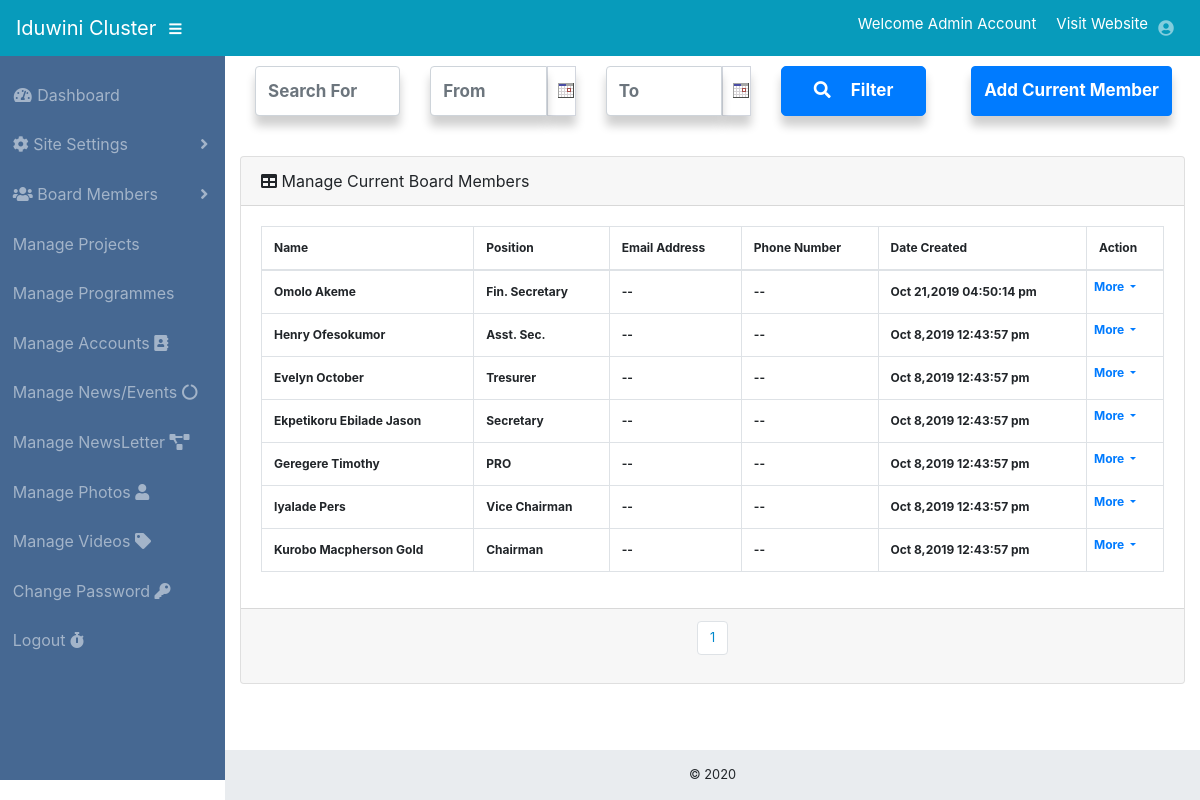
The page /webcontrol/current_members.php (signed in) on the database its author committed.
### tables this page shows
CREATE TABLE `current_staff` (
  `id` int(11) NOT NULL,
  `name` text NOT NULL,
  `position` text NOT NULL,
  `email` varchar(255) NOT NULL,
  `phone` varchar(200) NOT NULL,
  `created_at` datetime NOT NULL DEFAULT CURRENT_TIMESTAMP
);

### function.php (called while the page is built, shortened)
<?php
function detail($details){
	 require("config.php");
	$query3=$conn->query("SELECT $details FROM login WHERE email =\"$_SESSION[detail]\"");
	$result=$query3->fetch_object()->$details;
	return $result;
}
?>

### last_seen.php (called while the page is built, shortened)
<?php
function read_able($ttime){
    return date("M j,Y h:i:s a",strtotime($ttime));
}
?>

### webcontrol/current_members.php (the view, shortened to what this page needs)
<?php
require("../config.php");
require("../function.php");
?>
<!DOCTYPE html>
<html lang="en">
<head>
<?php include("styles.php"); ?>
</head>
<body id="page-top">
 <?php include("header.php"); ?>
  <div id="wrapper">
  <?php include("aside.php"); ?>
    <div id="content-wrapper">
      <div class="container-fluid">
      <div class="row">
      <div class="col-md-9">
      <form method="post" action="current_filter" id="tarp">
               <div class="col-md-3" style="float:left;">
                 <div class="form-group">
                   <input type="text" placeholder="Search For" name="pro_name" value="<?php if(isset($_GET['pro_name'])){echo $_GET['pro_name'];} ?>" class="form-control it">
                 </div>
               </div>
               <div class="col-md-3" style="float:left;">
                 <div class="form-group input-group">
 									<input class="form-control datepicker form-control-email it" placeholder="From" name="date" type="text" value="<?php if(isset($_GET['start'])){echo $_GET['start'];} ?>" required>
 									<span class="input-group-addon sweep"><img class="dater" src="../shared/datepicker/cal.gif" name="date"></span>
 								</div>
               </div>
               <div class="col-md-3" style="float:left;">
                 <div class="form-group input-group">
 									<input class="form-control datepicker2 form-control-email it" placeholder="To" name="date2" type="text" value="<?php if(isset($_GET['end'])){echo $_GET['end'];} ?>" required>
 									<span class="input-group-addon sweep2"><img class="dater2" src="../shared/datepicker/cal.gif" name="date"></span>
 								</div>
               </div>
               <div class="col-md-3 text-right" style="float:left;">
                 <button type="submit" name="gfsa" id="gdate" style="border-radius:5px;" class="btn btn-primary btn-block it"><i class="fa fa-search" style="margin-right:20px;"></i>Filter</button>
               </div>
             </form>
      </div>
      <div class="col-md-3 "><button class="btn btn-primary it" data-toggle="modal" data-target="#add">Add Current Member</button>
      </div>
             </div>
      <br>
 <div class="card mb-3">
          <div class="card-header">
            <i class="fas fa-table"></i>
            Manage Current Board Members</div>
          <div class="card-body">
            <div class="table-responsive">
              <table class="table table-bordered" id="dataTable" width="100%" cellspacing="0">
                <thead>
                  <tr>
                  <th>Name</th>
                    <th>Position</th>
                    <th>Email Address</th>
                    <th>Phone Number</th>
                    <th>Date Created</th>
                    <th colspan="3">Action</th>
                  </tr>
                </thead>
                <tbody>
<?php
 $per_page=20;
 if(isset($_GET['pro_name']) && isset($_GET['start']) && isset($_GET['end'])){
  $sname=$_GET['pro_name'];
  $sstart=$_GET['start'];
  $send=$_GET['end'];
  $count_all=$conn->query("select count(*) from current_staff where name LIKE '%$sname%' AND created_at>='$sstart' AND created_at<='$send' OR position LIKE '%$sname%' AND created_at>='$sstart' AND created_at<='$send' OR email LIKE '%$sname%' AND created_at>='$sstart' AND created_at<='$send' OR phone LIKE '%$sname%' AND created_at>='$sstart' AND created_at<='$send'");
 }else{
  $count_all=$conn->query("select count(*) from current_staff");
 }
    while($row=$count_all->fetch_array()){
        $count_val=$row[0];
    }
    $pages=ceil($count_val/$per_page);
if(isset($_GET['pro_name']) && isset($_GET['start']) && isset($_GET['end'])){
  $sname=$_GET['pro_name'];
  $sstart=$_GET['start'];
  $send=$_GET['end'];
  if(isset($_GET['page']) && !empty($_GET['page']) && is_numeric($_GET['page'])){
    $start=(($_GET['page'])-1)*$per_page;
    $site=$conn->query("select * from current_staff where name LIKE '%$sname%' AND created_at>='$sstart' AND created_at<='$send' OR position LIKE '%$sname%' AND created_at>='$sstart' AND created_at<='$send' OR email LIKE '%$sname%' AND created_at>='$sstart' AND created_at<='$send' OR phone LIKE '%$sname%' AND created_at>='$sstart' AND created_at<='$send' order by id DESC LIMIT $per_page OFFSET $start");
  }
}else{
  if(isset($_GET['page']) && !empty($_GET['page']) && is_numeric($_GET['page'])){
    $start=(($_GET['page'])-1)*$per_page;
    $site=$conn->query("select * from current_staff order by id DESC LIMIT $per_page OFFSET $start");
  }
}
if($site->num_rows>=1){
  while($row=$site->fetch_assoc()){ ?>
    <tr>
    <td><?php echo $row['name']; ?></td>
    <td><?php echo $row['position']; ?></td>
    <td><?php echo $row['email']; ?></td>
    <td><?php echo $row['phone']; ?></td>
    <td><?php echo read_able($row['created_at']); ?></td>
          <td class="nav-item dropdown" style="padding:0;">
              <a  style="padding:7px;" class="nav-link dropdown-toggle" href="#" id="pagesDropdown" role="button" data-toggle="dropdown" aria-haspopup="true" aria-expanded="false">
                <span>More</span>
              </a>
            </td>
    </tr>
<?php }
}else{
  echo "<tr><td colspan=11>No results Found</td></tr>";
}
?>
                </tbody>
              </table>
            </div>
          </div>
          <div class="card-footer small text-muted">
<ul class="pagination pagination-md justify-content-center">
<?php
if(isset($_GET['pro_name']) && isset($_GET['start']) && isset($_GET['end'])){
  for($icount=1;$icount<=$pages;$icount++) { ?>
    <li class="page-item">
    <a class="page-link" style="color:#0088cc;" href="past_members?page=<?php echo $icount; ?>&pro_name=<?php echo $_GET['pro_name']; ?>&start=<?php echo $_GET['start']; ?>&end=<?php echo $_GET['end']; ?>"><?php echo $icount; ?></a>
    </li>
    <?php }
}else{
      for($icount=1;$icount<=$pages;$icount++) { ?>
      <li class="page-item">
      <a class="page-link" style="color:#0088cc;" href="past_members?page=<?php echo $icount; ?>"><?php echo $icount; ?></a>
      </li>
      <?php }
}
?>
</ul>
          </div>
        </div>
      </div>
     <?php include("footer.php"); ?>
    </div>
  </div>
</body>
</html>

### webcontrol/styles.php (shortened to what this page needs)
<link href="vendor/fontawesome-free/css/all.min.css" rel="stylesheet" type="text/css">
<link href="vendor/datatables/dataTables.bootstrap4.css" rel="stylesheet">
<link href="css/sb-admin.css" rel="stylesheet">
<link href="../shared/toastr.min.css" rel="stylesheet">
<link rel="stylesheet" href="../shared/datepicker/jquery-ui.css">

### webcontrol/header.php (shortened to what this page needs)
<?php
require_once("../config.php");
require_once("../function.php");
 require_once("../last_seen.php");
?>
<nav class="navbar navbar-expand navbar-dark bg-dark fixed-top">
    <a class="navbar-brand mr-1" href="index">Iduwini Cluster</a>
    <button class="btn btn-link btn-sm text-white order-1 order-sm-0" id="sidebarToggle" href="#">
      <i class="fas fa-bars"></i>
    </button>
    <ul class="navbar-nav ml-auto ml-md-0">
        <li style="color:white;font-size:15px;padding-top:5px;margin-right:20px;">Welcome <?php echo detail('name'); ?> </li>
        <li style="color:white;font-size:15px;padding-top:5px;"><a style="color:white;" href="../index" target="_blank">Visit Website</a>  </li>
       <li class="nav-item dropdown no-arrow">
        <a class="nav-link dropdown-toggle" href="#" id="userDropdown" role="button" data-toggle="dropdown" aria-haspopup="true" aria-expanded="false">
          <i class="fas fa-user-circle fa-fw fa-1x"></i>
        </a>
      </li>
    </ul>
  </nav>

### webcontrol/aside.php (shortened to what this page needs)
    <ul class="sidebar navbar-nav" style="min-height:695px;">
    <div style="margin-top:70px;">
      <li class="nav-item">
        <a class="nav-link" href="index">
          <i class="fas fa-fw fa-tachometer-alt"></i>
          <span>Dashboard</span>
        </a>
      </li>
      <?php
if(detail('privilege')=="admin" || in_array('site',explode(',',detail('ability')))){ ?>
 <li class="nav-item dropdown">
        <a class="nav-link dropdown-toggle" href="#" id="sitesDropdown" role="button" data-toggle="dropdown" aria-haspopup="true" aria-expanded="false">
          <i class="fas fa-cog"></i> <span>Site Settings</span>
        </a>
      </li>
<?php }
      ?>
        <?php
if(detail('privilege')=="admin" || in_array('site',explode(',',detail('ability')))){ ?>
 <li class="nav-item dropdown">
        <a class="nav-link dropdown-toggle" href="#" id="sitesDropdown" role="button" data-toggle="dropdown" aria-haspopup="true" aria-expanded="false">
          <i class="fas fa-users"></i> <span>Board Members</span>
        </a>
      </li>
<?php }
      ?>
      <li class="nav-item">
        <a class="nav-link" href="projects">Manage Projects</i></a>
      </li>
      <li class="nav-item">
        <a class="nav-link" href="programs">Manage Programmes</i></a>
      </li>
      <li class="nav-item">
        <a class="nav-link" href="accounts">Manage Accounts <i class="fa fa-address-book"></i></a>
      </li>
      <li class="nav-item">
        <a class="nav-link" href="news">Manage News/Events <i class="fas fa-circle-notch"></i></a>
      </li>
      <li class="nav-item">
        <a class="nav-link" href="newsletter">Manage NewsLetter <i class="fa fa-project-diagram"></i></a>
      </li>
      <li class="nav-item">
        <a class="nav-link" href="photos">Manage Photos  <i class="fa fa-user"></i></a>
      </li>
      <li class="nav-item">
        <a class="nav-link" href="videos">Manage Videos <i class="fa fa-tag"></i></a>
      </li>
      <li class="nav-item" style="cursor:pointer;">
        <a class="nav-link" data-toggle="modal" data-target="#password">Change Password <i class="fa fa-key"></i></a>
      </li>
      <li class="nav-item">
          <a class="nav-link" style="cursor:pointer;" data-toggle="modal" data-target="#logout">Logout <i class="fa fa-stopwatch"></i></a>
        </li>
        </div>
    </ul>

### webcontrol/footer.php (shortened to what this page needs)
<footer class="sticky-footer">
       <div class="container my-auto">
         <div class="copyright text-center my-auto">
           <span> &copy; <?php echo date("Y"); ?></span>
         </div>
       </div>
     </footer>

### webcontrol/styles.php (style rules this page uses)
#content-wrapper { margin-top:50px; }

### webcontrol/current_members.php (style rules this page uses)
.it { height:50px; box-shadow:0px 10px 10px 0px rgba(0,0,0,0.19); font-size:17px; font-weight:bold; }
.form-control { border-color:0px #d2d6de !important; }
.sweep,.sweep2 { box-shadow:0px 10px 10px 0px rgba(0,0,0,0.19); padding-top:10px; padding-left:10px; width:20%; border:1px solid #d2d6de !important; }
tr,th,td { font-size:12px; font-weight:bold; }

### rows shown on the page
current_staff: name "Omolo Akeme", position "Fin. Secretary", email "--", phone "--", created_at "Oct 21,2019 04:50:14 pm"
current_staff: name "Henry Ofesokumor", position "Asst. Sec.", email "--", phone "--", created_at "Oct 8,2019 12:43:57 pm"
current_staff: name "Evelyn October", position "Tresurer", email "--", phone "--", created_at "Oct 8,2019 12:43:57 pm"
current_staff: name "Ekpetikoru Ebilade Jason", position "Secretary", email "--", phone "--", created_at "Oct 8,2019 12:43:57 pm"
current_staff: name "Geregere Timothy", position "PRO", email "--", phone "--", created_at "Oct 8,2019 12:43:57 pm"
current_staff: name "Iyalade Pers", position "Vice Chairman", email "--", phone "--", created_at "Oct 8,2019 12:43:57 pm"
current_staff: name "Kurobo Macpherson Gold", position "Chairman", email "--", phone "--", created_at "Oct 8,2019 12:43:57 pm"

### other values the page prints
detail('name') "Admin Account"
